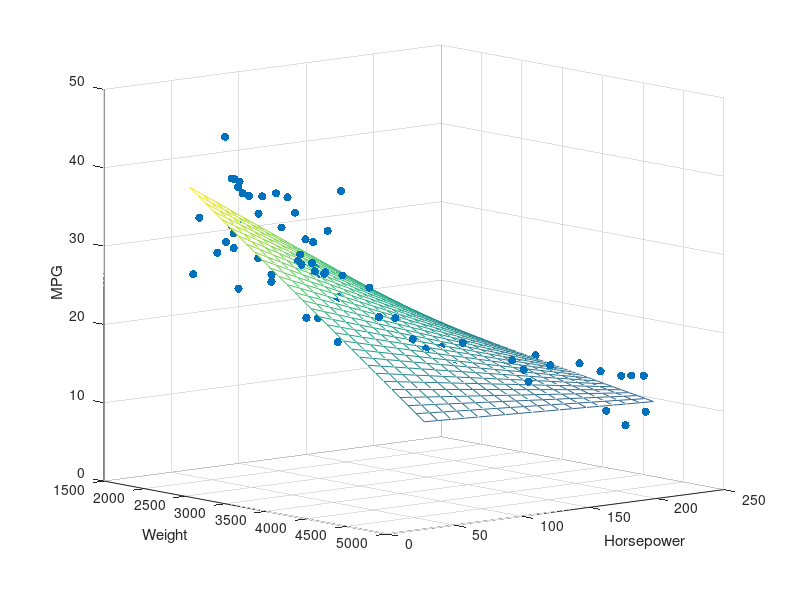

The MATLAB script that drew this image:
load carsmall
x1 = Weight;
x2 = Horsepower;    % Contains NaN data
y = MPG;
X = [ones(size(x1)) x1 x2 x1.*x2];
b = regress(y,X);  
scatter3(x1,x2,y,'filled')
hold on
x1fit = min(x1):100:max(x1);
x2fit = min(x2):10:max(x2);
[X1FIT,X2FIT] = meshgrid(x1fit,x2fit);
YFIT = b(1) + b(2)*X1FIT + b(3)*X2FIT + b(4)*X1FIT.*X2FIT;
mesh(X1FIT,X2FIT,YFIT)
xlabel('Weight')
ylabel('Horsepower')
zlabel('MPG')
view(50,10)